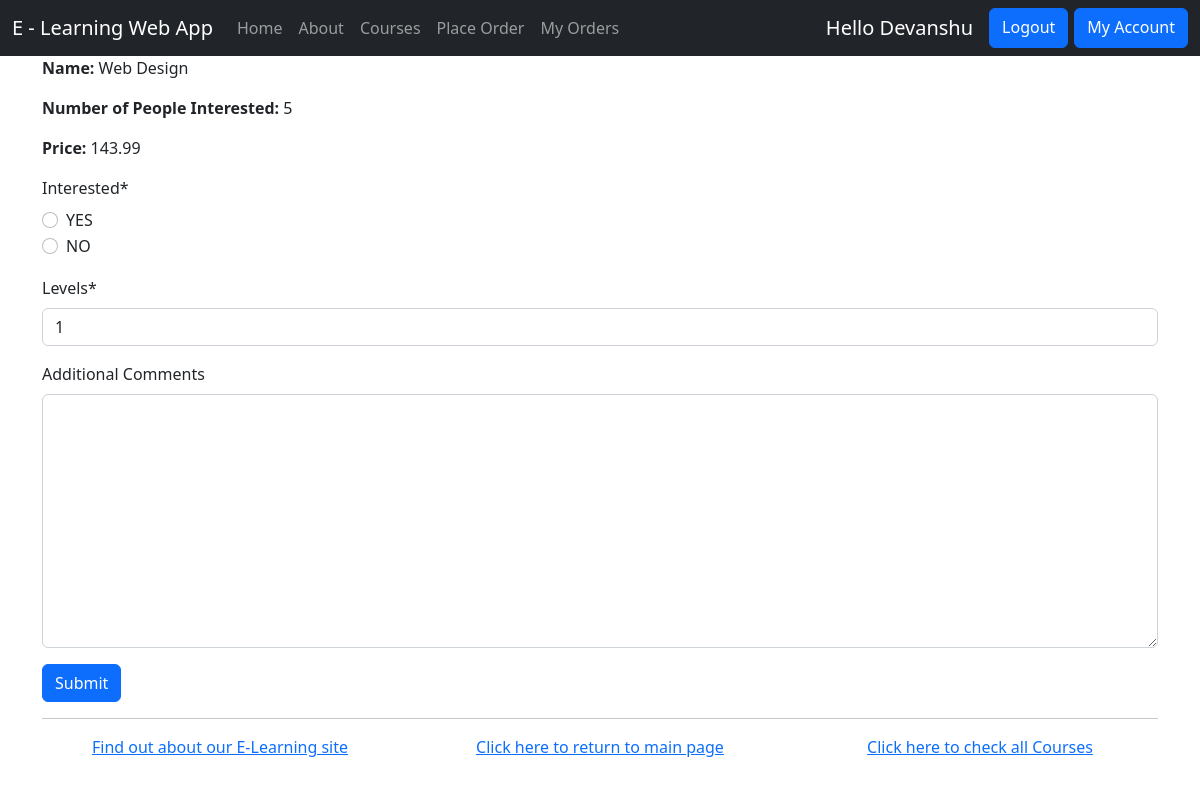
Page /myapp/courses/9/ (signed in) on the earlier database version.
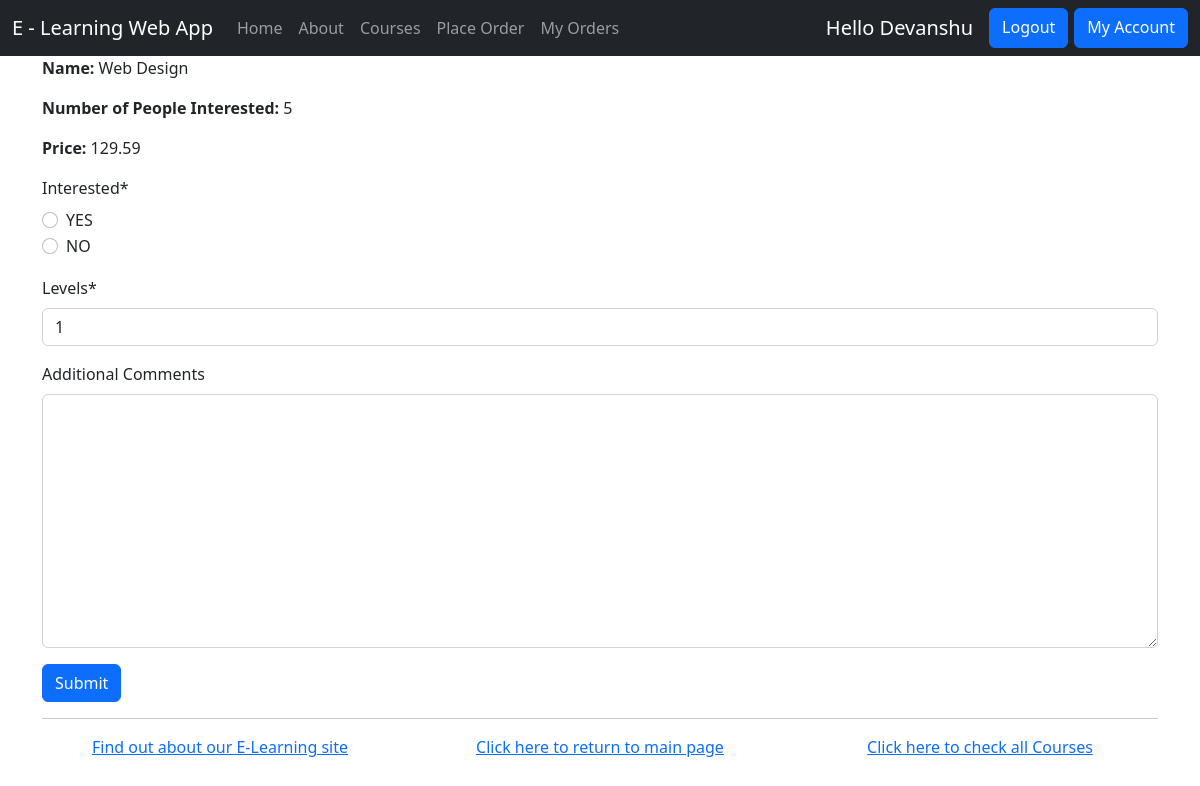
Same page on the later database version.
### myapp/models.py (models this page shows, shortened)
class Course(models.Model):
    interested = models.PositiveIntegerField(default=0)
    stages = models.PositiveIntegerField(default=3)
    topic = models.ForeignKey(Topic, related_name='courses', on_delete=models.CASCADE)
    name = models.CharField(max_length=200)
    price = models.DecimalField(max_digits=10,decimal_places=2, validators=[MinValueValidator(50), MaxValueValidator(500)])
    for_everyone = models.BooleanField(default=True)
    description = models.TextField(max_length=300, null=True, blank=True)

### myapp/views.py (the view)
# urls.py: path(r'courses/<int:cour_id>/', views.course_detail, name='course_detail'),
@login_required(login_url='/myapp/login/')
def course_detail(request, cour_id):
    msg = ''
    course = get_object_or_404(Course, pk=cour_id)
    if request.method == 'POST':
        form = InterestForm(request.POST)
        if form.is_valid():
            if form.cleaned_data['interested'] == '1':
                course.interested = course.interested + 1
                course.save()
            return redirect('myapp:index')
        else:
            msg = 'Something went wrong'
    else:
        form = InterestForm()
    return render(request, 'myapp/course_detail.html', {'msg': msg, 'course_info': course, 'form': form})

### myapp/forms.py
class InterestForm(forms.Form):
    interested = forms.ChoiceField(widget=forms.RadioSelect, choices=[(1, 'YES'), (2, 'NO')])
    levels = forms.IntegerField(initial=1, min_value=1)
    comments= forms.CharField(widget=forms.Textarea, required=False, label="Additional Comments")

### myapp/templates/myapp/course_detail.html (shortened to what this page needs)
{% extends 'myapp/base.html' %}
{% load crispy_forms_filters %}
{% load crispy_forms_tags %}
{% block body_block %}
    <p><b>Name:</b> {{ course_info.name }} </p>
    <p><b>Number of People Interested:</b> {{ course_info.interested }}</p>
    <p><b>Price:</b> {{ course_info.price }} </p>
    {% if course_info.for_everyone %}
        <form method="POST">
            {{ form| crispy }}
            <input class="btn btn-primary" type="submit" value="Submit"/>
        </form>
    {% else %}
        <p> Unfortunately, this course is not for everyone </p>
    {% endif %}
{% endblock %}

Differences in the rows shown:
changed Course "Web Design": price "143.99" → "129.59"
